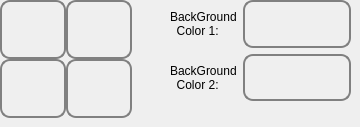
      <widget class="QWidget" name="tab_5">
       <attribute name="icon">
        <iconset resource="DentalHelper.qrc">
         <normaloff>:/DentalHelper/Resources/view.png</normaloff>:/DentalHelper/Resources/view.png</iconset>
       </attribute>
       <attribute name="title">
        <string>View Setting</string>
       </attribute>
       <widget class="QWidget" name="layoutWidget">
        <property name="geometry">
         <rect>
          <x>0</x>
          <y>0</y>
          <width>132</width>
          <height>118</height>
         </rect>
        </property>
        <layout class="QGridLayout" name="gridLayout_2">
         <property name="spacing">
          <number>0</number>
         </property>
         <item row="0" column="0">
          <layout class="QHBoxLayout" name="horizontalLayout_11">
           <property name="spacing">
            <number>0</number>
           </property>
           <item>
            <widget class="QPushButton" name="UpLeftViewButton">
             <property name="sizePolicy">
              <sizepolicy hsizetype="Minimum" vsizetype="Expanding">
               <horstretch>0</horstretch>
               <verstretch>0</verstretch>
              </sizepolicy>
             </property>
             <property name="styleSheet">
              <string notr="true">QPushButton{border:2px solid gray;border-radius:10px;padding:2px 4px;}</string>
             </property>
             <property name="text">
              <string/>
             </property>
             <property name="icon">
              <iconset resource="DentalHelper.qrc">
               <normaloff>:/DentalHelper/Resources/UpLeftOn.png</normaloff>:/DentalHelper/Resources/UpLeftOn.png</iconset>
             </property>
             <property name="iconSize">
              <size>
               <width>48</width>
               <height>48</height>
              </size>
             </property>
            </widget>
           </item>
           <item>
            <widget class="QPushButton" name="UpRightViewButton">
             <property name="sizePolicy">
              <sizepolicy hsizetype="Minimum" vsizetype="Expanding">
               <horstretch>0</horstretch>
               <verstretch>0</verstretch>
              </sizepolicy>
             </property>
             <property name="styleSheet">
              <string notr="true">QPushButton{border:2px solid gray;border-radius:10px;padding:2px 4px;}</string>
             </property>
             <property name="text">
              <string/>
             </property>
             <property name="icon">
              <iconset resource="DentalHelper.qrc">
               <normaloff>:/DentalHelper/Resources/UpRightOn.png</normaloff>:/DentalHelper/Resources/UpRightOn.png</iconset>
             </property>
             <property name="iconSize">
              <size>
               <width>48</width>
               <height>48</height>
              </size>
             </property>
            </widget>
           </item>
          </layout>
         </item>
         <item row="1" column="0">
          <layout class="QHBoxLayout" name="horizontalLayout_12">
           <property name="spacing">
            <number>0</number>
           </property>
           <item>
            <widget class="QPushButton" name="LowerLeftViewButton">
             <property name="sizePolicy">
              <sizepolicy hsizetype="Minimum" vsizetype="Expanding">
               <horstretch>0</horstretch>
               <verstretch>0</verstretch>
              </sizepolicy>
             </property>
             <property name="styleSheet">
              <string notr="true">QPushButton{border:2px solid gray;border-radius:10px;padding:2px 4px;}</string>
             </property>
             <property name="text">
              <string/>
             </property>
             <property name="icon">
              <iconset resource="DentalHelper.qrc">
               <normaloff>:/DentalHelper/Resources/LowerLeftOn.png</normaloff>:/DentalHelper/Resources/LowerLeftOn.png</iconset>
             </property>
             <property name="iconSize">
              <size>
               <width>48</width>
               <height>48</height>
              </size>
             </property>
            </widget>
           </item>
           <item>
            <widget class="QPushButton" name="LowerRightViewButton">
             <property name="sizePolicy">
              <sizepolicy hsizetype="Minimum" vsizetype="Expanding">
               <horstretch>0</horstretch>
               <verstretch>0</verstretch>
              </sizepolicy>
             </property>
             <property name="styleSheet">
              <string notr="true">QPushButton{border:2px solid gray;border-radius:10px;padding:2px 4px;}</string>
             </property>
             <property name="text">
              <string/>
             </property>
             <property name="icon">
              <iconset resource="DentalHelper.qrc">
               <normaloff>:/DentalHelper/Resources/LowerRightOn.png</normaloff>:/DentalHelper/Resources/LowerRightOn.png</iconset>
             </property>
             <property name="iconSize">
              <size>
               <width>48</width>
               <height>48</height>
              </size>
             </property>
            </widget>
           </item>
          </layout>
         </item>
        </layout>
       </widget>
       <widget class="QWidget" name="widget_2" native="true">
        <property name="geometry">
         <rect>
          <x>170</x>
          <y>0</y>
          <width>181</width>
          <height>101</height>
         </rect>
        </property>
        <layout class="QGridLayout" name="gridLayout_10">
         <item row="0" column="0">
          <widget class="QLabel" name="label_5">
           <property name="text">
            <string>BackGround 
  Color 1:</string>
           </property>
          </widget>
         </item>
         <item row="0" column="1">
          <widget class="QPushButton" name="BackGround1Button">
           <property name="sizePolicy">
            <sizepolicy hsizetype="Expanding" vsizetype="Expanding">
             <horstretch>0</horstretch>
             <verstretch>0</verstretch>
            </sizepolicy>
           </property>
           <property name="styleSheet">
            <string notr="true">border:2px solid gray;border-radius:10px;padding:2px 4px;

</string>
           </property>
           <property name="text">
            <string/>
           </property>
          </widget>
         </item>
         <item row="1" column="0">
          <widget class="QLabel" name="label_6">
           <property name="text">
            <string>BackGround 
  Color 2:</string>
           </property>
          </widget>
         </item>
         <item row="1" column="1">
          <widget class="QPushButton" name="BackGround2Button">
           <property name="sizePolicy">
            <sizepolicy hsizetype="Expanding" vsizetype="Expanding">
             <horstretch>0</horstretch>
             <verstretch>0</verstretch>
            </sizepolicy>
           </property>
           <property name="styleSheet">
            <string notr="true">border:2px solid gray;border-radius:10px;padding:2px 4px;
</string>
           </property>
           <property name="text">
            <string/>
           </property>
          </widget>
         </item>
        </layout>
       </widget>
      </widget>
